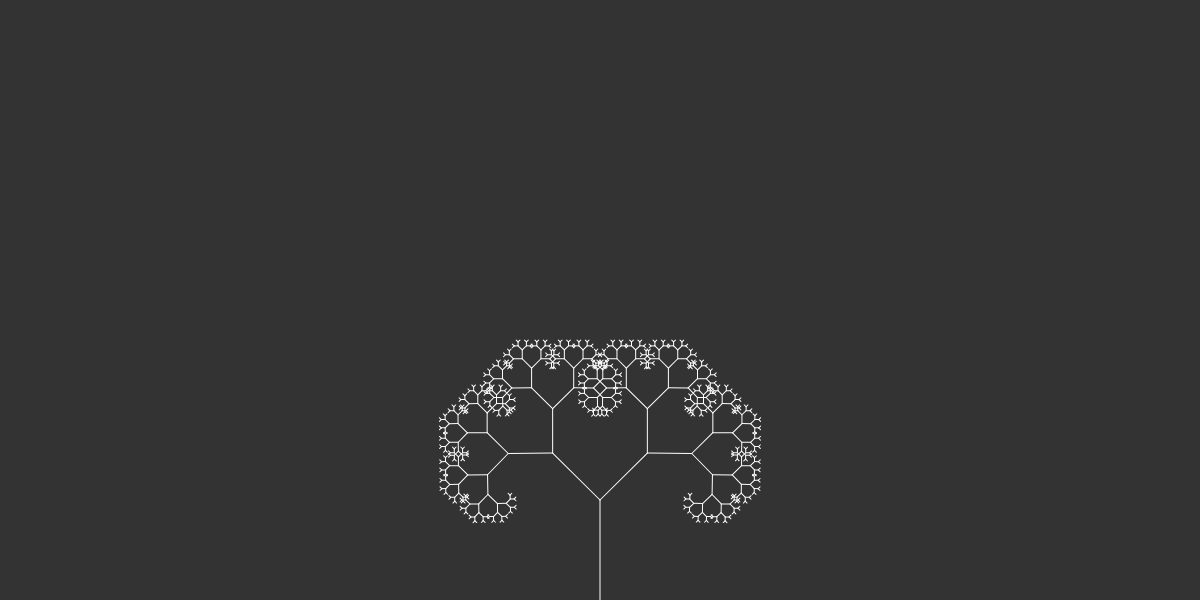
Frame 1 (no input)
Frame 60 (no input): identical to frame 1, image omitted
Frame 120 (the mouse pressed at the canvas centre since frame 60): identical to frame 1, image omitted

The p5.js sketch that drew this single still picture (run headless with seeded random() and noise() and a simulated clock; from frame 60 on, the mouse is pressed at the canvas centre):

// p5.js sketch
// ── sketch.js
function setup() {
	canvas = createCanvas(windowWidth, 600);
	slider = createSlider(0, PI, PI/4, 0.01);
}

function draw() {
	canvas.show();
	background(51);
	angle = slider.value();
	stroke(255);
	noFill();
	translate(width/2, height);
	branch(100);
}

function branch (len) {
	line(0, 0, 0, -len);
	translate(0, -len);
	var fraction = 2/3;
	if(len > 3) {
		push();
		rotate(angle);
		branch(len*fraction);
		pop();
		push();
		rotate(-angle);
		branch(len*fraction);
		pop();
	}
}

function drawCircle(x, y, radius){
	ellipse(x, y, radius);

	if (radius > 1 * 2){
		drawCircle(x + radius * 0.5, y, radius * 0.5)
		drawCircle(x - radius * 0.5, y, radius * 0.5)

		if (random(0, 10) < 20){
			drawCircle(x, y - radius * 0.5, radius * 0.5)
		}
		if (random(1, 10) < 20){
			drawCircle(x, y + radius * 0.5, radius * 0.5)
		}
	}
}
